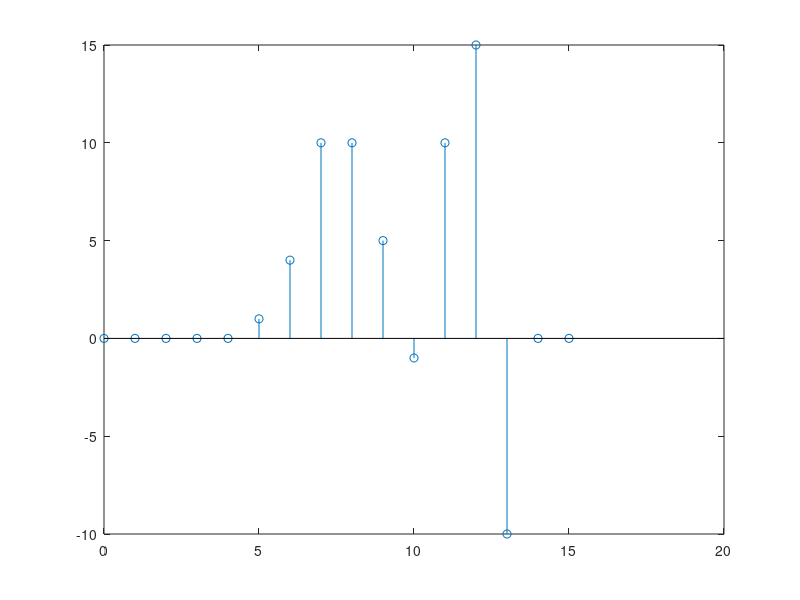

Write MATLAB code to recreate this figure.
function plot_function()
    x = [0 0 0 1 2 3 0 0 5 0 0];
    h = [0 0 1 2 3 -2];
    n = [];
    y = conv(x, h);
    i = 0;
    for item = y
      n(end + 1) = i;
      i = i + 1
    endfor

    stem(n, y)
endfunction

plot_function()
